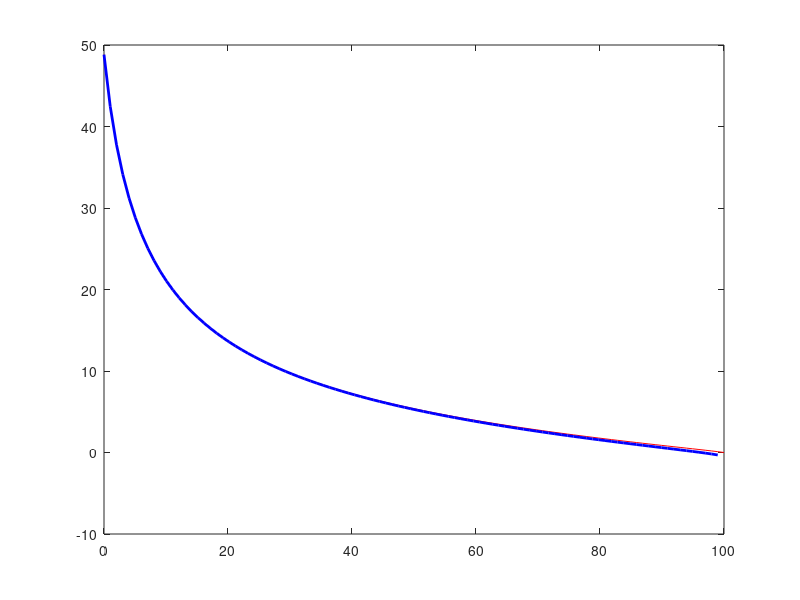

Source code (MATLAB): (Note: this script raises an error after producing the figure.)
function reb_4_2_calculations
    % Given
    k1 = 3.37; % lbmol/h/ft^3/atm^-0.55
    K1 = 12.0;
    y_H2O_0 = 0.75;
    y_CO_0 = 0.24;
    y_CO2_0 = 0.01;
    P = 10; % atm
    T = 675; % K
    R = 0.08206; % L atm/mol/K

    % Basis
    V = 1.0; % L

    % Calculate the initial moles of each reagent, eqns 4 - 7
    n_CO_0 = y_CO_0*P*V/R/T;
    n_H2O_0 = y_H2O_0*P*V/R/T;
    n_CO2_0 = y_CO2_0*P*V/R/T;
    n_H2_0 = 0;

    % Create vectors for plot data
    f_CO = linspace(0.0,1.0,100);
    r_m0 = nan(100,1);
    r_m1 = nan(100,1);

    % calculate the predicted rates at each conversion
    for i = 1:100
        % calculate the moles of CO, eqn 8
        n_CO = n_CO_0*(1-f_CO(i));
        % calculate the apparent extent, eqn 9
        extent = n_CO_0 - n_CO;
        % calculate the moles of H2O, CO2 and H2, eqns 10 - 12
        n_H2O = n_H2O_0 - extent;
        n_CO2 = n_CO2_0 + extent;
        n_H2 = n_H2_0 + extent;
        % calculate the partial pressures, eqns 13 - 16
        P_CO = n_CO*R*T/V;
        P_H2O = n_H2O*R*T/V;
        P_CO2 = n_CO2*R*T/V;
        P_H2 = n_H2*R*T/V;
        % calculate the rates
        r_m0(i) = k1*P_CO^0.9*P_H2O^0.25*P_CO2^-0.6;
        factor = 1 - P_CO2*P_H2/K1/P_CO/P_H2O;
        r_m1(i) = r_m0(i)*factor;
    end

    % plot the results
    figure; % predicted rates vs conversion
    plot(100*f_CO,r_m0,'r',100*f_CO,r_m1,'b','LineWidth',2)
    yline(0,'LineWidth',2)
    set(gca, 'FontSize', 14);
    xlabel('CO Conversion (%)','FontSize', 14)
    ylabel('Predicted Rate (lbmol h^-^1 ft^-^3 atm^-^0^.^5^5)',...
        'FontSize', 14)
    legend({'m = 0','m = 1'},'Location','northeast','FontSize',14)
    % save the figure
    saveas(gcf,"reb_4_2_Matlab_fig_1.png")
    
    figure; % predicted rates vs conversion
    plot(100*f_CO(85:100),r_m0(85:100),'r',100*f_CO(85:100),...
        r_m1(85:100),'b','LineWidth',2)
    yline(0,'LineWidth',2)
    set(gca, 'FontSize', 14);
    xlabel('CO Conversion (%)','FontSize', 14)
    ylabel('Predicted Rate (lbmol h^-^1 ft^-^3 atm^-^0^.^5^5)',...
        'FontSize', 14)
    legend({'m = 0','m = 1'},'Location','northeast','FontSize',14)
    % save the figure
    saveas(gcf,"reb_4_2_Matlab_fig_2.png")
end